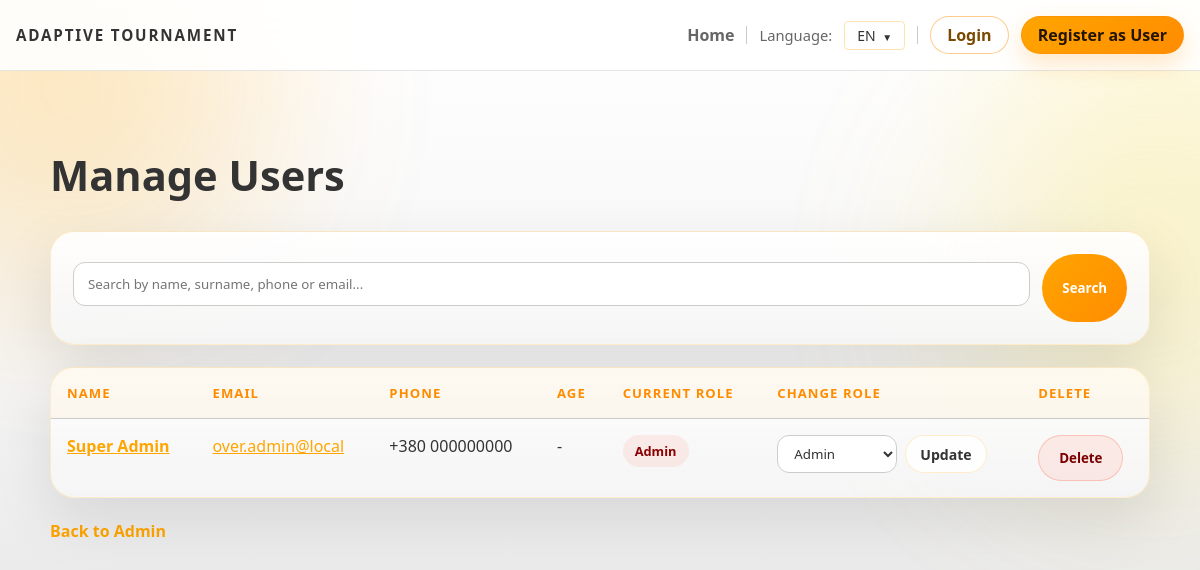
Before: /admin/users with the older database file.
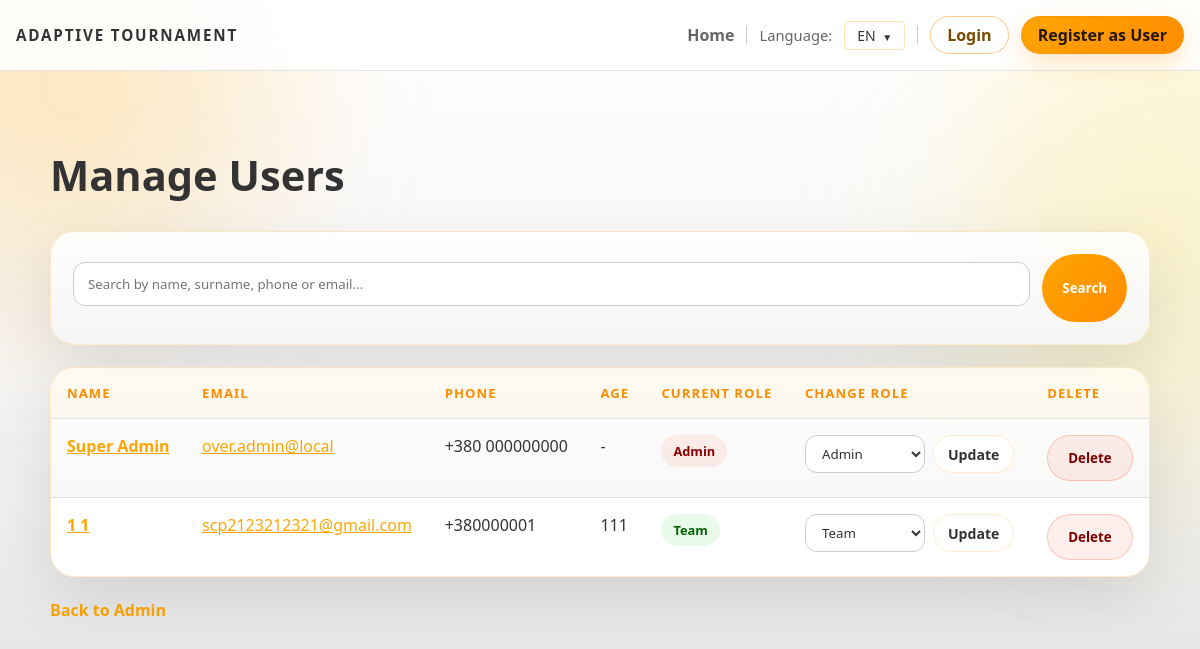
After: the same page with the newer database file.
### backend/models.py (models this page shows, shortened)
class User(db.Model):
    id = db.Column(db.Integer, primary_key=True)
    first_name = db.Column(db.String(120), nullable=False)
    last_name = db.Column(db.String(120), nullable=False)
    email = db.Column(db.String(200), unique=True, nullable=False)
    password_hash = db.Column(db.String(255), nullable=False, default='')
    phone_country_code = db.Column(db.String(10), nullable=False, default='+380')
    phone_number = db.Column(db.String(30), nullable=False, default='')
    age = db.Column(db.Integer)
    bio = db.Column(db.Text)
    role = db.Column(db.String(30), default='team')
    is_verified = db.Column(db.Boolean, default=False)
    verification_token = db.Column(db.String(64), unique=True, nullable=True)
    last_login_at = db.Column(db.DateTime, nullable=True)
    login_token = db.Column(db.String(64), unique=True, nullable=True)
    @property
    def phone_display(self):
        if self.phone_country_code and self.phone_number:
            return f"{self.phone_country_code} {self.phone_number}"
        return self.phone_number or ''

### backend/admin.py (the view, shortened to what this page needs)
def admin_users():
    users = User.query.all()
    search = request.args.get('search', '').strip()
    return render_template('admin_users.html', users=users, search=search)

### backend/app.py (called while the page is built)
@app.context_processor
def inject_user_processor():
    return inject_user()

@app.context_processor
def translation_processor():
    return translation()

### backend/app_helpers.py (called while the page is built)
def get_current_user():
    uid = session.get('user_id')
    if uid:
        return db.session.get(User, uid)
    return None

def inject_user():
    return {'get_current_user': get_current_user}

### backend/translations.py (called while the page is built)
def get_text(key, lang='en', **kwargs):
    if lang not in TRANSLATIONS:
        lang = 'en'
    text = TRANSLATIONS[lang].get(key, TRANSLATIONS['en'].get(key, key))
    if kwargs:
        try:
            return text.format(**kwargs)
        except Exception:
            return text
    return text

### templates/admin_users.html (shortened to what this page needs)
{% extends 'base.html' %}
{% block head %}
  <link rel="stylesheet" href="/static/css/admin.css">
{% endblock %}
{% block content %}
<div class="admin-page">
  <h2 class="page-title">{{ t('admin_users_title') }}</h2>
  <div class="search-panel">
    <form method="get" class="search-form">
      <input type="text" name="search" placeholder="{{ t('search_users_placeholder') }}" value="{{ search }}">
      <button type="submit" class="submit-btn">{{ t('search') }}</button>
    </form>
  </div>
  <div class="table-shell">
    <table class="admin-table">
      <thead>
        <tr>
          <th>{{ t('name') }}</th>
          <th>{{ t('email') }}</th>
          <th>{{ t('phone') }}</th>
          <th>{{ t('age') }}</th>
          <th>{{ t('current_role') }}</th>
          <th>{{ t('change_role') }}</th>
          <th>{{ t('delete') }}</th>
        </tr>
      </thead>
      <tbody>
        {% for user in users %}
          <tr>
            <td><strong><a href="/user/{{ user.id }}">{{ user.first_name }} {{ user.last_name }}</a></strong></td>
            <td><a href="/user/{{ user.id }}">{{ user.email }}</a></td>
            <td>{{ user.phone_display or '-' }}</td>
            <td>{{ user.age or '-' }}</td>
            <td>
              <span class="status-pill {{ user.role if user.role in ['admin', 'jury', 'team'] else 'default' }}">
                {% if user.role == 'admin' %}
                  {{ t('admin_short') }}
                {% elif user.role == 'jury' %}
                  {{ t('jury_short') }}
                {% else %}
                  {{ t('team') }}
                {% endif %}
              </span>
            </td>
            <td>
              <form method="post" action="/admin/user/{{ user.id }}/change-role" class="role-form">
                <select name="role">
                  <option value="team" {% if user.role == 'team' %}selected{% endif %}>{{ t('team') }}</option>
                  <option value="admin" {% if user.role == 'admin' %}selected{% endif %}>{{ t('admin_short') }}</option>
                </select>
                <button type="submit" class="inline-btn">{{ t('update') }}</button>
              </form>
            </td>
            <td>
              <form method="post" action="/admin/user/{{ user.id }}/delete" class="inline-form">
                <button onclick="return confirm('{{ t('delete') }}?')" class="danger-btn">{{ t('delete') }}</button>
              </form>
            </td>
          </tr>
        {% else %}
          <tr>
            <td colspan="7" class="empty-row">
              {% if search %}{{ t('no_users_found') }} "{{ search }}"{% else %}{{ t('no_users_found') }}{% endif %}
            </td>
          </tr>
        {% endfor %}
      </tbody>
    </table>
  </div>
  <div class="back-link">
    <a href="/admin/dashboard">{{ t('back_to_admin') }}</a>
  </div>
</div>
{% endblock %}

### templates/base.html (shortened to what this page needs)
<!doctype html>
<html lang="{{ lang }}">
  <head>
    <link rel="stylesheet" href="/static/css/main.css">
    {% block head %}{% endblock %}
  </head>
  <body>
    <div class="page-shell">
      <div class="page-glow page-glow-left"></div>
      <div class="page-glow page-glow-right"></div>
      <nav class="topbar">
        <div class="topbar-inner">
          <a href="/" class="brand-mark">{{ t('app_title') }}</a>
          <div class="topbar-links">
            <a href="/">{{ t('home') }}</a>
            <span class="language-switcher">{{ t('language') }}:</span>
            <div class="dropdown topbar-dropdown">
              <button type="button" class="dropdown-toggle" aria-expanded="false">{{ lang|upper }}</button>
            </div>
            {% set _cur = get_current_user() %}
            {% if _cur %}
              <a href="/user/{{ _cur.id }}" class="profile-link" title="{{ t('profile_prefix') }}">{{ t('profile_prefix') }}: {{ _cur.first_name }}</a>
              <a href="/logout" class="logout-link">{{ t('logout') }}</a>
            {% else %}
              <a href="/login" class="auth-link auth-login">{{ t('login') }}</a>
              <a href="/register" class="auth-link auth-register">{{ t('register') }}</a>
            {% endif %}
          </div>
        </div>
      </nav>
      <div class="container">
        {% block content %}{% endblock %}
      </div>
    </div>
  </body>
</html>

### static/css/main.css (style rules this page uses)
:root { --bg: #ffffff; --bg-soft: #f9f9f9; --panel: rgba(255, 255, 255, 0.95); --panel-border: rgba(255, 165, 0, 0.3); --text: #333333; --muted: #666666; --accent: #ffa500; --accent-strong: #ff8c00; --success: #32cd32; --warning: #ffd700; --danger: #ff6347; --font-ui: "Segoe UI", "Trebuchet MS", Arial, sans-serif; --font-display: var(--font-ui); --font-body: var(--font-ui); }
* { box-sizing: border-box; }
html { scroll-behavior: smooth; }
body { margin: 0; min-height: 100vh; font-family: var(--font-body); color: var(--text); background: radial-gradient(circle at top left, rgba(255, 165, 0, 0.1), transparent 28%), radial-gradient(circle at top right, rgba(255, 215, 0, 0.1), transparent 22%), linear-gradient(180deg, #ffffff 0%, #f5f5f5 45%, #e0e0e0 100%); }
a { color: inherit; }
.page-shell { position: relative; overflow: hidden; min-height: 100vh; }
.page-glow { position: fixed; width: 380px; height: 380px; border-radius: 50%; filter: blur(100px); opacity: 0.18; pointer-events: none; z-index: 0; }
.page-glow-left { top: -100px; left: -120px; background: #ffa500; }
.page-glow-right { top: 90px; right: -140px; background: #ffd700; }
.topbar { position: sticky; top: 0; z-index: 5; backdrop-filter: blur(18px); background: rgba(255, 255, 255, 0.9); border-bottom: 1px solid rgba(0, 0, 0, 0.1); }
.topbar-inner { width: min(1180px, calc(100% - 32px)); margin: 0 auto; padding: 16px 0; display: flex; align-items: center; justify-content: space-between; gap: 20px; }
.brand-mark { text-decoration: none; font-size: 0.95rem; font-weight: 700; letter-spacing: 0.12em; text-transform: uppercase; color: #333333; font-family: var(--font-display); }
.topbar-links { display: flex; align-items: center; justify-content: flex-end; flex-wrap: wrap; gap: 12px; color: var(--muted); }
.topbar-links a { text-decoration: none; font-weight: 600; color: #666666; }
.topbar-links .auth-link { display: inline-flex; align-items: center; justify-content: center; min-height: 38px; padding: 0 16px; border-radius: 999px; line-height: 1; white-space: nowrap; transition: transform 0.18s ease, box-shadow 0.18s ease, background 0.18s ease, border-color 0.18s ease; }
.topbar-links .auth-login { border: 1px solid rgba(255, 140, 0, 0.45); background: rgba(255, 255, 255, 0.72); color: #7a4a00; }
.topbar-links .auth-register { border: 1px solid rgba(255, 140, 0, 0.55); background: linear-gradient(135deg, var(--accent) 0%, var(--accent-strong) 100%); color: #241500; box-shadow: 0 10px 24px rgba(255, 140, 0, 0.22); }
.language-switcher { font-size: 0.92rem; }
.dropdown { position: relative; display: inline-block; }
.dropdown-toggle { background: none; border: 1px solid var(--panel-border); padding: 4px 12px; border-radius: 4px; cursor: pointer; font-size: 14px; font-weight: 500; color: var(--text); transition: all 0.2s; }
.dropdown-toggle::after { content: ' ▼'; font-size: 10px; margin-left: 4px; }
.container { position: relative; z-index: 1; width: min(1180px, calc(100% - 32px)); margin: 0 auto; padding: 36px 0 72px; }
h1, h2, h3, h4, h5, h6, .page-title, .hero-title, .hero-panel-title, .tournament-name { font-family: var(--font-display); }
body, p, li, label, input, textarea, select, button, a, th, td, .flash-message, .status-chip, .status-pill { font-family: var(--font-body); }
.container a:not(.primary-button):not(.secondary-button):not(.panel-link):not(.brand-mark) { color: #ffa500; }
form input, form textarea, form select { width: 100%; padding: 12px 14px; margin: 8px 0 16px; border: 1px solid #cccccc; border-radius: 12px; box-sizing: border-box; background: #ffffff; color: #333333; }
form button { padding: 11px 20px; background: linear-gradient(135deg, var(--accent) 0%, var(--accent-strong) 100%); color: #04101e; border: none; border-radius: 999px; cursor: pointer; font-weight: 800; }

Changed rows visible on the page:
added User: first_name "1", last_name "1", email "scp2123212321@gmail.com", phone_country_code+phone_number "+380000001", age "111", role "Team", t "Update", t "Delete"
